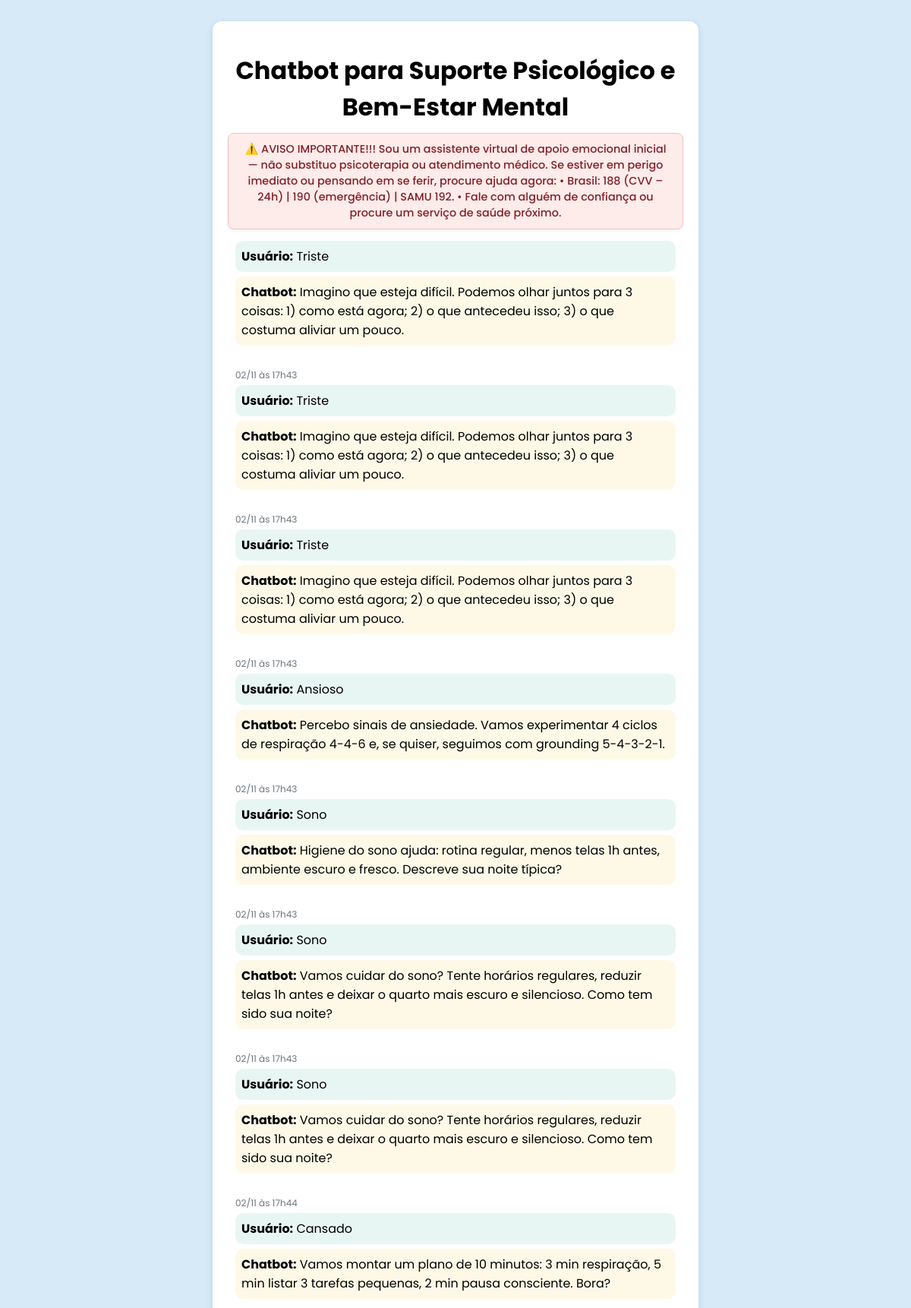
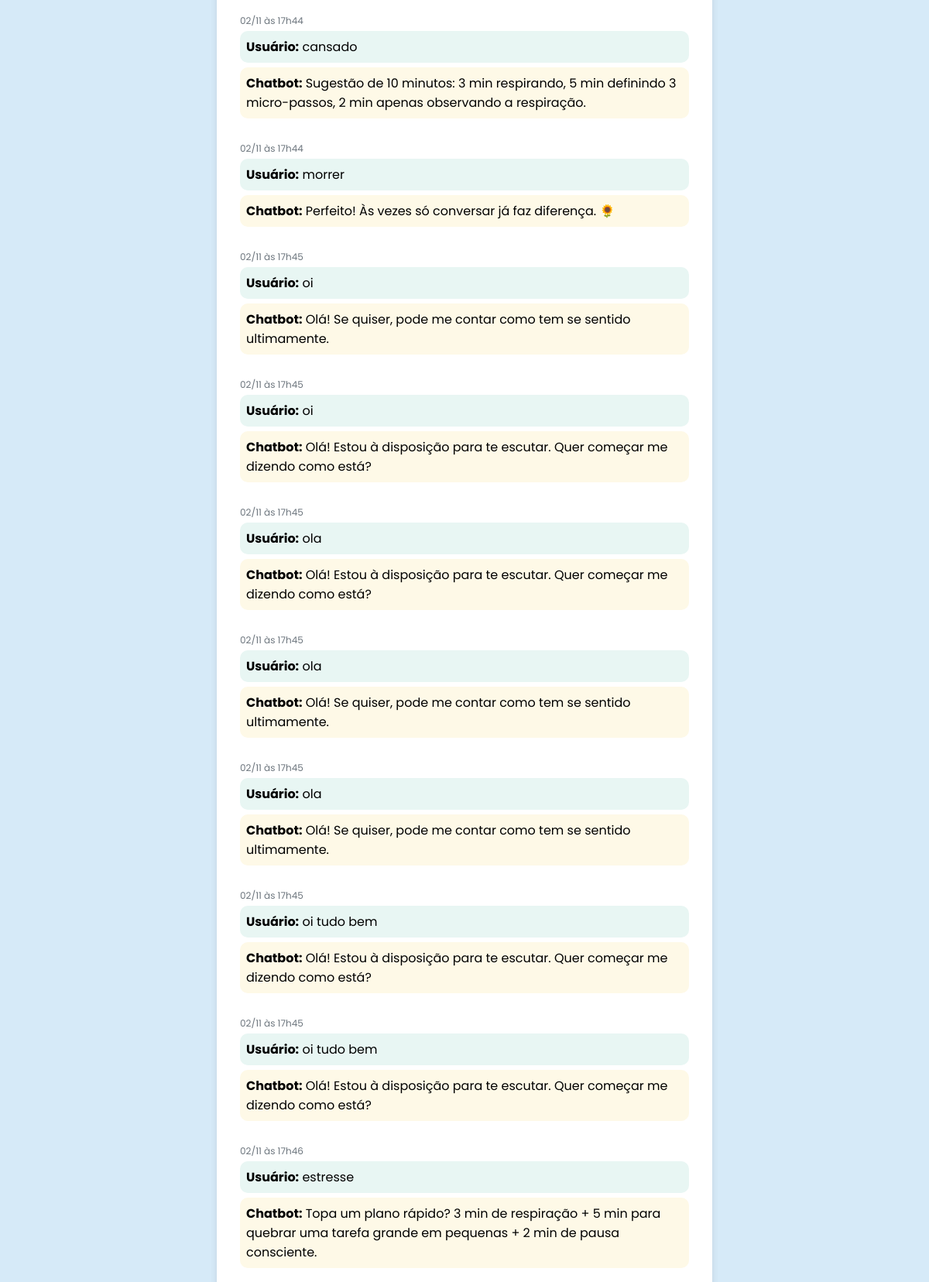
The page / (upper part) on the database its author committed (2 pictures, top to bottom).
### tables this page shows
CREATE TABLE conversations (
        id INTEGER PRIMARY KEY AUTOINCREMENT,
        user_id TEXT,
        user_msg TEXT NOT NULL,
        bot_msg  TEXT NOT NULL,
        sentiment TEXT,
        intent TEXT,
        is_crisis INTEGER DEFAULT 0,
        created_at TEXT NOT NULL
    );

### app.py (the view)
@app.route("/", methods=["GET", "POST"])
def index():
    if request.method == "POST":
        msg = request.form.get("msg", "").strip()
        if msg:
            bot_msg, intent, crisis, sentiment = respond(USER_ID, msg)
            save_turn(USER_ID, msg, bot_msg, sentiment, intent, crisis)
        return redirect(url_for("index"))
    rows = last_messages(50)
    history = [(u, b, to_sp(ts)) for (u, b, ts) in rows]
    return render_template("index.html", history=history, safety_banner=SAFETY_BANNER)

### app.py (called while the page is built)
def to_sp(ts: str) -> str:
    try:
        dt = datetime.fromisoformat(ts)
        if dt.tzinfo is None:
            dt = dt.replace(tzinfo=TZ_SP)
        dt_sp = dt.astimezone(TZ_SP)
        return dt_sp.strftime("%d/%m às %Hh%M")
    except Exception:
        return ""

### db.py (called while the page is built)
def get_conn():
    return sqlite3.connect(DB_PATH, check_same_thread=False)

def last_messages(limit: int = 10) -> List[Tuple]:
    conn = get_conn()
    cur = conn.cursor()
    cur.execute("""
        SELECT user_msg, bot_msg, created_at FROM conversations
        ORDER BY id ASC LIMIT ?;
    """, (limit,))
    rows = cur.fetchall()
    conn.close()
    return rows

### templates/index.html (shortened to what this page needs)
<!doctype html>
<html lang="pt-br">
<head>
  <link rel="stylesheet" href="{{ url_for('static', filename='styles.css') }}?v=3">
</head>
<body>
  <div class="container">
    <h1>Chatbot para Suporte Psicológico e Bem-Estar Mental</h1>
    {% if safety_banner %}
    <div class="safety-banner">
      {{ safety_banner|safe }}
    </div>
    {% endif %}
    <div id="chat">
  {% for u, b, ts in history %}
    <div class="turn">
      <div class="turn-head small-date">{{ ts }}</div>
      <div class="turn-body">
        <div class="msg user"><strong>Usuário:</strong> {{ u }}</div>
        <div class="msg bot"><strong>Chatbot:</strong> {{ b|safe }}</div>
      </div>
    </div>
  {% endfor %}
  </div>
</body>
</html>

### static/styles.css (style rules this page uses)
body { font-family: "Poppins", sans-serif; background: #d6eaf8; display: flex; justify-content: center; padding: 20px; }
.container { background: #fff; border-radius: 12px; box-shadow: 0 2px 10px rgba(0, 0, 0, 0.1); width: 90%; max-width: 600px; display: flex; flex-direction: column; height: 90vh; overflow: hidden; padding: 20px; }
h1 { text-align: center; margin-bottom: 10px; }
.safety-banner { background-color: #fdecea; border: 1px solid #f5c2c0; color: #842029; padding: 10px 15px; border-radius: 8px; margin-bottom: 15px; text-align: center; font-size: 0.9rem; font-weight: 500; box-shadow: 0 2px 5px rgba(0,0,0,0.05); }
#chat { flex: 1; overflow-y: auto; display: flex; flex-direction: column; justify-content: flex-start; gap: 10px; scroll-behavior: smooth; height: 70vh; }
.turn { background: rgba(255,255,255,.85); border-radius: 12px; padding: 10px; }
.turn-head { font-size: 12px; color: #6b7280; margin-bottom: 6px; }
.msg { padding: 8px; border-radius: 10px; }
.msg.user { background: #e8f6f3; }
.msg.bot { background: #fef9e7; margin-top: 6px; }
.small-date { font-size: 0.75rem; color: #6c757d; text-align: left; margin-bottom: 4px; }

### rows shown on the page
conversations: user_msg "Triste", bot_msg "Imagino que esteja difícil. Podemos olhar juntos para 3 coisas: 1) como está agora; 2) o que antecedeu isso; 3) o que costuma aliviar um pouco."
conversations: ts "02/11 às 17h43", user_msg "Triste", bot_msg "Imagino que esteja difícil. Podemos olhar juntos para 3 coisas: 1) como está agora; 2) o que antecedeu isso; 3) o que costuma aliviar um pouco."
conversations: ts "02/11 às 17h43", user_msg "Triste", bot_msg "Imagino que esteja difícil. Podemos olhar juntos para 3 coisas: 1) como está agora; 2) o que antecedeu isso; 3) o que costuma aliviar um pouco."
conversations: ts "02/11 às 17h43", user_msg "Ansioso", bot_msg "Percebo sinais de ansiedade. Vamos experimentar 4 ciclos de respiração 4-4-6 e, se quiser, seguimos com grounding 5-4-3-2-1."
conversations: ts "02/11 às 17h43", user_msg "Sono", bot_msg "Higiene do sono ajuda: rotina regular, menos telas 1h antes, ambiente escuro e fresco. Descreve sua noite típica?"
conversations: ts "02/11 às 17h43", user_msg "Sono", bot_msg "Vamos cuidar do sono? Tente horários regulares, reduzir telas 1h antes e deixar o quarto mais escuro e silencioso. Como tem sido sua noite?"
conversations: ts "02/11 às 17h43", user_msg "Sono", bot_msg "Vamos cuidar do sono? Tente horários regulares, reduzir telas 1h antes e deixar o quarto mais escuro e silencioso. Como tem sido sua noite?"
conversations: ts "02/11 às 17h44", user_msg "Cansado", bot_msg "Vamos montar um plano de 10 minutos: 3 min respiração, 5 min listar 3 tarefas pequenas, 2 min pausa consciente. Bora?"
conversations: ts "02/11 às 17h44", user_msg "cansado", bot_msg "Sugestão de 10 minutos: 3 min respirando, 5 min definindo 3 micro-passos, 2 min apenas observando a respiração."
conversations: ts "02/11 às 17h44", user_msg "morrer", bot_msg "Perfeito! Às vezes só conversar já faz diferença. 🌻"
conversations: ts "02/11 às 17h45", user_msg "oi", bot_msg "Olá! Se quiser, pode me contar como tem se sentido ultimamente."
conversations: ts "02/11 às 17h45", user_msg "oi", bot_msg "Olá! Estou à disposição para te escutar. Quer começar me dizendo como está?"
conversations: ts "02/11 às 17h45", user_msg "ola", bot_msg "Olá! Estou à disposição para te escutar. Quer começar me dizendo como está?"
conversations: ts "02/11 às 17h45", user_msg "ola", bot_msg "Olá! Se quiser, pode me contar como tem se sentido ultimamente."
conversations: ts "02/11 às 17h45", user_msg "ola", bot_msg "Olá! Se quiser, pode me contar como tem se sentido ultimamente."
conversations: ts "02/11 às 17h45", user_msg "oi tudo bem", bot_msg "Olá! Estou à disposição para te escutar. Quer começar me dizendo como está?"
conversations: ts "02/11 às 17h45", user_msg "oi tudo bem", bot_msg "Olá! Estou à disposição para te escutar. Quer começar me dizendo como está?"
conversations: ts "02/11 às 17h46", user_msg "estresse", bot_msg "Topa um plano rápido? 3 min de respiração + 5 min para quebrar uma tarefa grande em pequenas + 2 min de pausa consciente."
